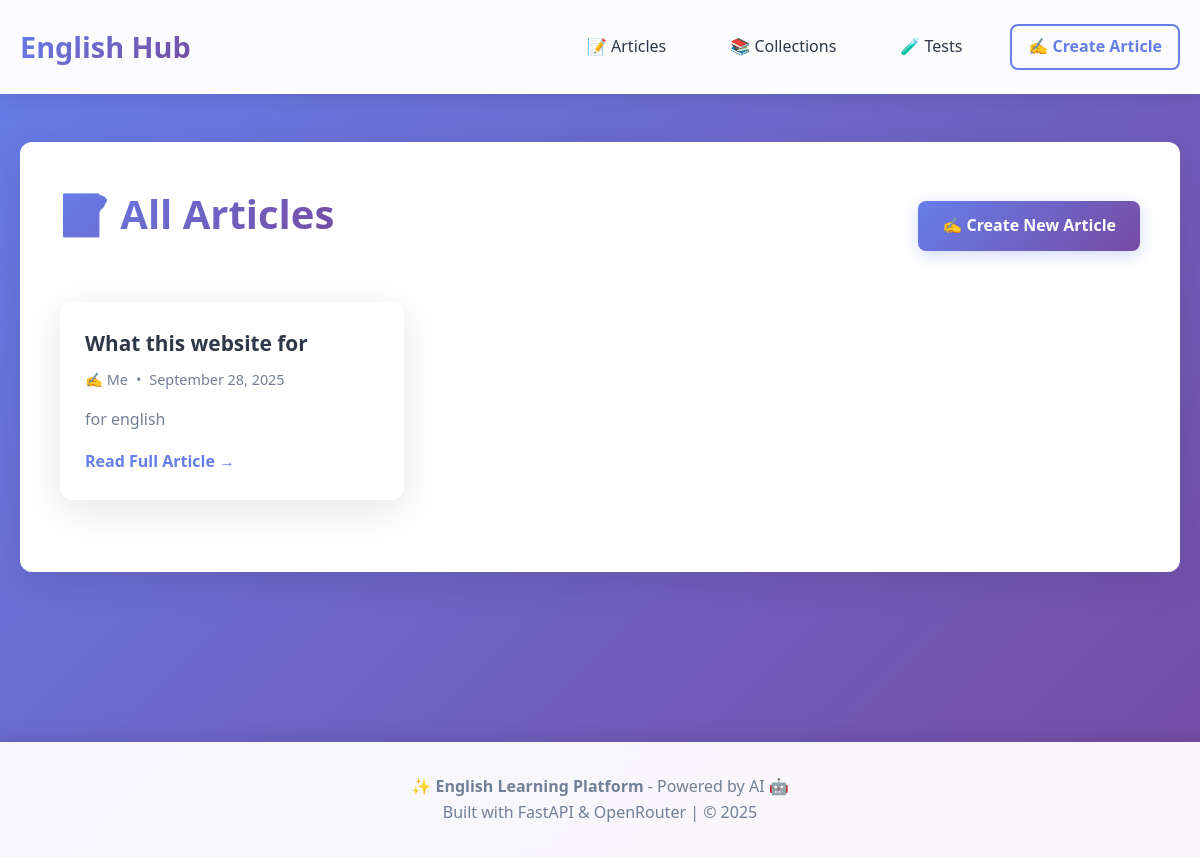
/articles, run on an earlier commit of the app's database.
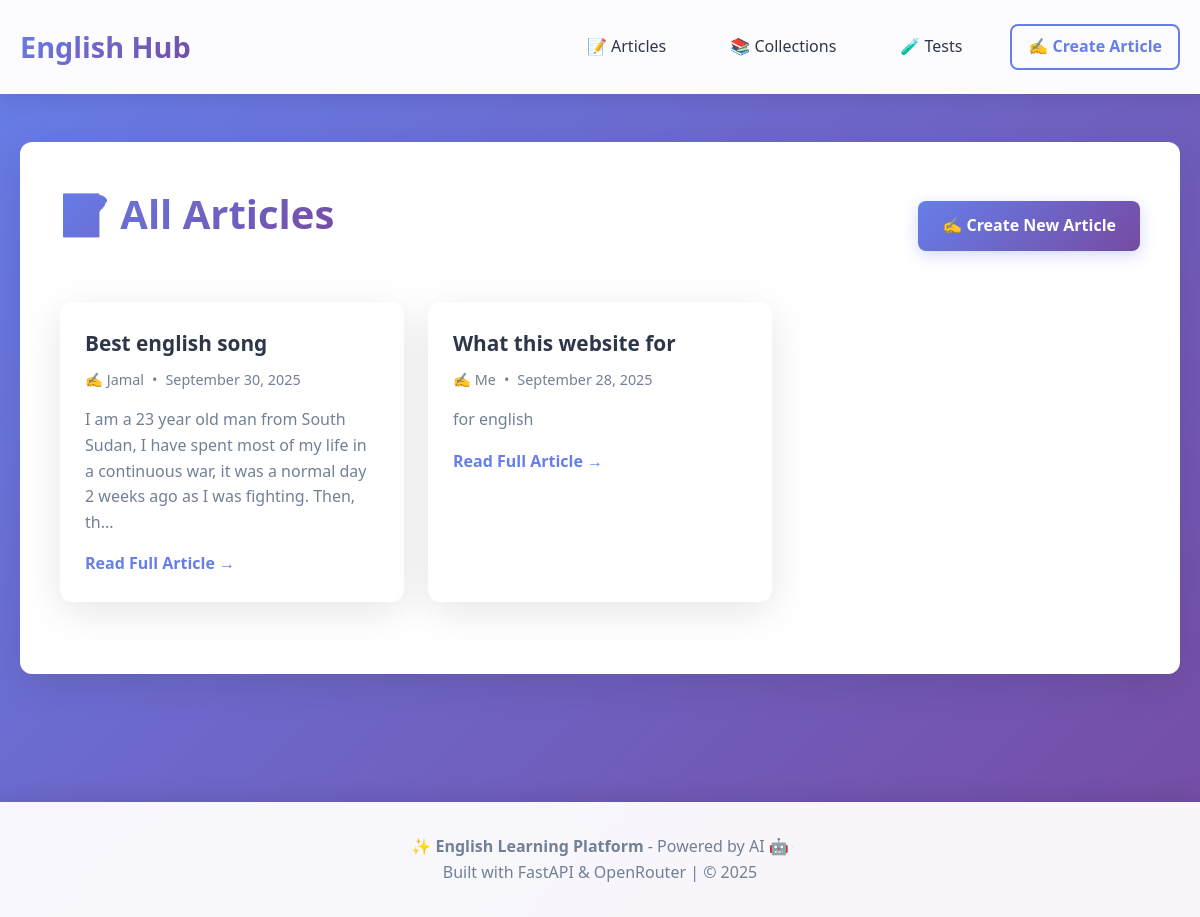
And on a later commit of the database.
### app/models.py (models this page shows)
class Article(Base):
    __tablename__ = "articles"
    id = Column(Integer, primary_key=True, index=True)
    title = Column(String(200), nullable=False)
    body = Column(Text, nullable=False)
    author = Column(String(100), default="Anonymous")
    created_at = Column(DateTime, default=datetime.utcnow)
    comments = relationship("Comment", back_populates="article", cascade="all, delete-orphan")
    collections = relationship("Collection", secondary=article_collection, back_populates="articles")

### app/main.py (the view)
@app.get("/articles", response_class=HTMLResponse)
def articles_list(request: Request, db=Depends(get_db)):
    articles = crud.get_articles(db)
    return templates.TemplateResponse("articles.html", {"request": request, "articles": articles})

### app/templates/articles.html (shortened to what this page needs)
{% extends "base.html" %}
{% block content %}
<div class="content-card">
  <div style="display: flex; justify-content: space-between; align-items: center; margin-bottom: 2rem;">
    <h1>📝 All Articles</h1>
    <a href="/articles/create" class="btn">✍️ Create New Article</a>
  </div>
  {% if articles %}
    <div class="card-grid">
      {% for a in articles %}
        <div class="card">
          <h3 class="card-title">{{ a.title }}</h3>
          <div class="card-meta">
            <span>✍️ {{ a.author }}</span>
            <span>•</span>
            <span>{{ a.created_at.strftime('%B %d, %Y') if a.created_at else 'Recently' }}</span>
          </div>
          {% if a.body %}
            <p style="color: var(--gray); margin: 1rem 0; line-height: 1.6;">
              {{ a.body[:150] }}{% if a.body|length > 150 %}...{% endif %}
            </p>
          {% endif %}
          <a href="/articles/{{ a.id }}" class="card-link">Read Full Article →</a>
        </div>
      {% endfor %}
    </div>
  {% else %}
    <div style="text-align: center; padding: 4rem 2rem;">
      <h2 style="color: var(--gray);">No articles yet</h2>
      <p style="color: var(--gray); margin: 1rem 0;">Be the first to create an article!</p>
      <a href="/articles/create" class="btn" style="margin-top: 1rem;">Create Your First Article</a>
    </div>
  {% endif %}
</div>
{% endblock %}

### app/templates/base.html (shortened to what this page needs)
<!doctype html>
<html lang="en">
<head>
  <link rel="stylesheet" href="/static/style.css">
</head>
<body>
  <header>
    <div class="container">
      <a href="/" class="logo">English Hub</a>
      <nav>
        <a href="/articles">📝 Articles</a>
        <a href="/collections">📚 Collections</a>
        <a href="/tests">🧪 Tests</a>
        <a href="/articles/create" class="btn btn-outline" style="padding: 0.5rem 1rem;">✍️ Create Article</a>
      </nav>
    </div>
  </header>
  <main>
    <div class="container">
      {% block content %}{% endblock %}
    </div>
  </main>
  <footer>
    <div class="container">
      <p>✨ <strong>English Learning Platform</strong> - Powered by AI 🤖</p>
      <p>Built with FastAPI & OpenRouter | © 2025</p>
    </div>
  </footer>
</body>
</html>

### app/static/style.css (style rules this page uses)
:root { --primary: #667eea; --primary-dark: #5a67d8; --secondary: #764ba2; --accent: #f093fb; --success: #48bb78; --warning: #ed8936; --danger: #f56565; --dark: #2d3748; --light: #f7fafc; --gray: #718096; --white: #ffffff; --shadow: 0 10px 40px rgba(0, 0, 0, 0.1); --shadow-hover: 0 15px 50px rgba(0, 0, 0, 0.15); --border-radius: 12px; --transition: all 0.3s cubic-bezier(0.4, 0, 0.2, 1); }
* { margin: 0; padding: 0; box-sizing: border-box; }
body { font-family: 'Segoe UI', Tahoma, Geneva, Verdana, sans-serif; background: linear-gradient(135deg, #667eea 0%, #764ba2 100%); background-attachment: fixed; color: var(--dark); line-height: 1.6; min-height: 100vh; }
.container { max-width: 1200px; margin: 0 auto; padding: 0 20px; }
header { background: rgba(255, 255, 255, 0.98); backdrop-filter: blur(10px); box-shadow: 0 4px 20px rgba(0, 0, 0, 0.1); position: sticky; top: 0; z-index: 1000; animation: slideDown 0.5s ease-out; }
header .container { display: flex; justify-content: space-between; align-items: center; padding: 1.5rem 20px; }
.logo { font-size: 1.8rem; font-weight: 700; background: linear-gradient(135deg, var(--primary), var(--secondary)); -webkit-background-clip: text; -webkit-text-fill-color: transparent; background-clip: text; text-decoration: none; transition: var(--transition); display: flex; align-items: center; gap: 10px; }
nav { display: flex; gap: 2rem; align-items: center; }
nav a { color: var(--dark); text-decoration: none; font-weight: 500; padding: 0.5rem 1rem; border-radius: 8px; transition: var(--transition); position: relative; }
nav a::after { content: ''; position: absolute; bottom: 0; left: 50%; width: 0; height: 2px; background: linear-gradient(90deg, var(--primary), var(--secondary)); transition: var(--transition); transform: translateX(-50%); }
main { min-height: calc(100vh - 200px); padding: 3rem 0; animation: fadeIn 0.6s ease-out; }
.content-card { background: var(--white); border-radius: var(--border-radius); padding: 2.5rem; margin-bottom: 2rem; box-shadow: var(--shadow); transition: var(--transition); animation: slideUp 0.5s ease-out; }
h1, h2, h3, h4, h5, h6 { margin-bottom: 1rem; font-weight: 700; color: var(--dark); }
h1 { font-size: 2.5rem; background: linear-gradient(135deg, var(--primary), var(--secondary)); -webkit-background-clip: text; -webkit-text-fill-color: transparent; background-clip: text; margin-bottom: 1.5rem; }
h3 { font-size: 1.5rem; color: var(--primary); }
.card-grid { display: grid; grid-template-columns: repeat(auto-fill, minmax(300px, 1fr)); gap: 1.5rem; margin: 2rem 0; }
.card { background: var(--white); border-radius: var(--border-radius); padding: 1.5rem; box-shadow: var(--shadow); transition: var(--transition); border: 1px solid transparent; position: relative; overflow: hidden; }
.card::before { content: ''; position: absolute; top: 0; left: 0; width: 100%; height: 4px; background: linear-gradient(90deg, var(--primary), var(--accent)); transform: scaleX(0); transition: var(--transition); }
.card-title { font-size: 1.3rem; font-weight: 600; color: var(--dark); margin-bottom: 0.5rem; }
.card-meta { color: var(--gray); font-size: 0.9rem; margin-bottom: 1rem; display: flex; align-items: center; gap: 0.5rem; }
.card-link { display: inline-block; color: var(--primary); text-decoration: none; font-weight: 600; transition: var(--transition); }
button, .btn { display: inline-block; padding: 0.75rem 1.5rem; background: linear-gradient(135deg, var(--primary), var(--secondary)); color: var(--white); border: none; border-radius: 8px; font-weight: 600; cursor: pointer; transition: var(--transition); text-decoration: none; box-shadow: 0 4px 15px rgba(102, 126, 234, 0.3); }
.btn-outline { background: transparent; border: 2px solid var(--primary); color: var(--primary); box-shadow: none; }
footer { background: rgba(255, 255, 255, 0.95); backdrop-filter: blur(10px); padding: 2rem 0; margin-top: 3rem; text-align: center; color: var(--gray); box-shadow: 0 -4px 20px rgba(0, 0, 0, 0.1); }

What changed in the data, as far as the page shows it:
added Article: title "Best english song", author "Jamal", created_at "September 30, 2025", body "I am a 23 year old man from South Sudan, I have spent most of my life in a continuous war, it was a normal day 2 weeks ago as I was fighting. Then, th"
